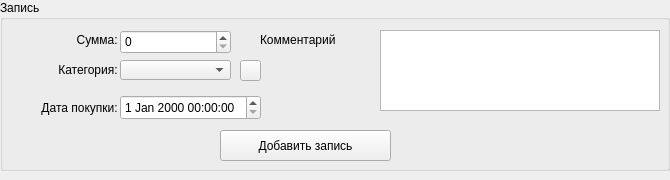
<?xml version="1.0" encoding="UTF-8"?>
<ui version="4.0">
 <class>add_widget</class>
 <widget class="QWidget" name="add_widget">
  <property name="geometry">
   <rect>
    <x>0</x>
    <y>0</y>
    <width>670</width>
    <height>180</height>
   </rect>
  </property>
  <property name="minimumSize">
   <size>
    <width>670</width>
    <height>180</height>
   </size>
  </property>
  <property name="maximumSize">
   <size>
    <width>670</width>
    <height>180</height>
   </size>
  </property>
  <property name="windowTitle">
   <string>Form</string>
  </property>
  <widget class="QGroupBox" name="group">
   <property name="geometry">
    <rect>
     <x>0</x>
     <y>0</y>
     <width>670</width>
     <height>171</height>
    </rect>
   </property>
   <property name="title">
    <string>Запись</string>
   </property>
   <widget class="QLabel" name="lbl_comment">
    <property name="geometry">
     <rect>
      <x>260</x>
      <y>30</y>
      <width>100</width>
      <height>20</height>
     </rect>
    </property>
    <property name="text">
     <string>Комментарий</string>
    </property>
   </widget>
   <widget class="QLabel" name="lbl_summa">
    <property name="geometry">
     <rect>
      <x>10</x>
      <y>30</y>
      <width>111</width>
      <height>20</height>
     </rect>
    </property>
    <property name="text">
     <string>Сумма: </string>
    </property>
    <property name="alignment">
     <set>Qt::AlignRight|Qt::AlignTrailing|Qt::AlignVCenter</set>
    </property>
   </widget>
   <widget class="QLabel" name="lbl_category">
    <property name="geometry">
     <rect>
      <x>10</x>
      <y>60</y>
      <width>111</width>
      <height>20</height>
     </rect>
    </property>
    <property name="text">
     <string>Категория: </string>
    </property>
    <property name="alignment">
     <set>Qt::AlignRight|Qt::AlignTrailing|Qt::AlignVCenter</set>
    </property>
   </widget>
   <widget class="QPushButton" name="pb_add_item">
    <property name="geometry">
     <rect>
      <x>220</x>
      <y>130</y>
      <width>171</width>
      <height>31</height>
     </rect>
    </property>
    <property name="text">
     <string>Добавить запись</string>
    </property>
   </widget>
   <widget class="QTextEdit" name="txt_comment">
    <property name="geometry">
     <rect>
      <x>380</x>
      <y>30</y>
      <width>280</width>
      <height>81</height>
     </rect>
    </property>
   </widget>
   <widget class="QComboBox" name="cmb_category">
    <property name="geometry">
     <rect>
      <x>120</x>
      <y>60</y>
      <width>111</width>
      <height>20</height>
     </rect>
    </property>
   </widget>
   <widget class="QPushButton" name="pb_add_category">
    <property name="geometry">
     <rect>
      <x>240</x>
      <y>60</y>
      <width>21</width>
      <height>21</height>
     </rect>
    </property>
    <property name="text">
     <string/>
    </property>
   </widget>
   <widget class="QLabel" name="lbl_date">
    <property name="geometry">
     <rect>
      <x>10</x>
      <y>100</y>
      <width>111</width>
      <height>16</height>
     </rect>
    </property>
    <property name="text">
     <string>Дата покупки: </string>
    </property>
    <property name="alignment">
     <set>Qt::AlignRight|Qt::AlignTrailing|Qt::AlignVCenter</set>
    </property>
   </widget>
   <widget class="QSpinBox" name="spb_amount">
    <property name="geometry">
     <rect>
      <x>120</x>
      <y>30</y>
      <width>111</width>
      <height>24</height>
     </rect>
    </property>
   </widget>
   <widget class="QDateTimeEdit" name="dateTimeEdit">
    <property name="geometry">
     <rect>
      <x>120</x>
      <y>95</y>
      <width>141</width>
      <height>25</height>
     </rect>
    </property>
   </widget>
  </widget>
 </widget>
 <resources/>
 <connections/>
</ui>
